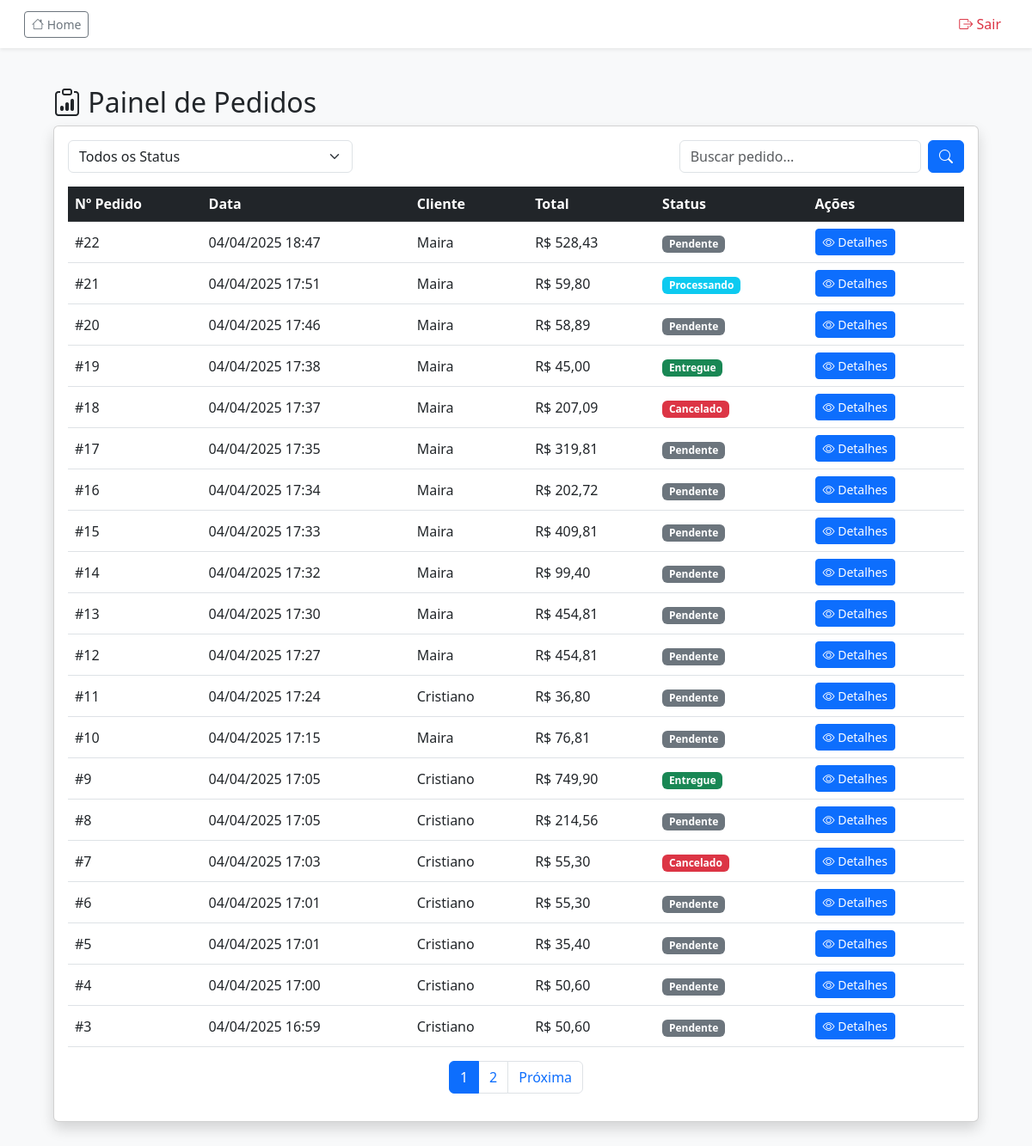
Page /admin/pedidos (signed in) on the committed database.
### app.py (models this page shows)
class Pedido(db.Model):
    __tablename__ = 'pedidos'
    id = db.Column(db.Integer, primary_key=True)
    cliente_nome = db.Column(db.String(100), nullable=False)
    cliente_email = db.Column(db.String(100), nullable=False)
    cliente_telefone = db.Column(db.String(20), nullable=False)
    cliente_endereco = db.Column(db.String(200), nullable=False)
    total = db.Column(db.Float, nullable=False)
    total_sem_desconto = db.Column(db.Float, nullable=False)
    desconto_aplicado = db.Column(db.Float, default=0.0)
    data_pedido = db.Column(db.DateTime, default=datetime.utcnow)
    usuario_id = db.Column(db.Integer, db.ForeignKey('users.id'), nullable=True)
    status = db.Column(db.String(20), default='pendente', nullable=False)
    observacoes = db.Column(db.Text, default='')  # Set default to empty string
    data_atualizacao = db.Column(db.DateTime, onupdate=datetime.utcnow)
    metodo_pagamento = db.Column(db.String(50), nullable=False)
    status_pagamento = db.Column(db.String(20), default='pendente')
    codigo_rastreio = db.Column(db.String(50))
    dados_pagamento = db.Column(db.Text)
    codigo_prime_utilizado = db.Column(db.String(50))
    valor_frete = db.Column(db.Float, default=0.0)  # Adicione este campo
    email_enviado = db.Column(db.Boolean, default=False)
    itens = db.relationship('ItemPedido', backref='pedido', lazy=True)
    comissoes = db.relationship('Comissao', back_populates='pedido', lazy=True)

### app.py (the view)
@app.route('/admin/pedidos')
@login_required
def admin_pedidos():
    if not current_user.is_admin:
        abort(403)
    status_atual = request.args.get('status', 'todos')
    search_query = request.args.get('search', '').strip()
    page = request.args.get('page', 1, type=int)
    query = Pedido.query.order_by(Pedido.data_pedido.desc())
    if status_atual != 'todos':
        query = query.filter_by(status=status_atual)
    if search_query:
        query = query.filter(
            (Pedido.cliente_nome.ilike(f'%{search_query}%')) |
            (Pedido.cliente_email.ilike(f'%{search_query}%')) |
            (Pedido.id == search_query if search_query.isdigit() else False)
        )
    pedidos = query.paginate(page=page, per_page=20)
    return render_template('admin_pedidos.html', pedidos=pedidos, status_atual=status_atual)

### app.py (called while the page is built)
@login_manager.user_loader
def load_user(user_id):
    return db.session.get(User, int(user_id))

@app.context_processor
def inject_cart_total():
    cart_total = sum(item['quantidade'] for item in session.get('carrinho', {}).values())
    return {'cart_total_items': cart_total}

@app.before_request
def proteger_sessao():
    session.modified = True
    if 'carrinho' not in session:
        session['carrinho'] = {}

@app.template_filter('brl')
def format_brl(value):
    try:
        return f'R$ {float(value):,.2f}'.replace(',', 'v').replace('.', ',').replace('v', '.')
    except (ValueError, TypeError):
        return 'R$ 0,00'

@app.context_processor
def inject_obter_estoque_produto():
    return {'obter_estoque_produto': obter_estoque_produto}

### templates/admin_pedidos.html (shortened to what this page needs)
{% extends "base.html" %}
{% block content %}
<div class="container mt-4">
    <h2><i class="bi bi-clipboard-data"></i> Painel de Pedidos</h2>
    <div class="card shadow mb-4">
        <div class="card-body">
            <div class="row mb-3">
                <div class="col-md-4">
                    <form class="d-flex">
                        <select name="status" class="form-select" onchange="this.form.submit()">
                            <option value="todos" {% if status_atual == 'todos' %}selected{% endif %}>Todos os Status</option>
                        </select>
                    </form>
                </div>
                <div class="col-md-4 ms-auto">
                    <form class="d-flex">
                        <input type="text" name="search" class="form-control" placeholder="Buscar pedido..."
                               value="{{ request.args.get('search', '') }}">
                        <button type="submit" class="btn btn-primary ms-2">
                            <i class="bi bi-search"></i>
                        </button>
                    </form>
                </div>
            </div>
            <div class="table-responsive">
                <table class="table table-hover">
                    <thead class="table-dark">
                        <tr>
                            <th>Nº Pedido</th>
                            <th>Data</th>
                            <th>Cliente</th>
                            <th>Total</th>
                            <th>Status</th>
                            <th>Ações</th>
                        </tr>
                    </thead>
                    <tbody>
                        {% for pedido in pedidos.items %}
                        <tr class="align-middle">
                            <td>#{{ pedido.id }}</td>
                            <td>{{ pedido.data_pedido.strftime('%d/%m/%Y %H:%M') }}</td>
                            <td>{{ pedido.cliente_nome }}</td>
                            <td>{{ pedido.total|brl }}</td>
                            <td>
                                <span class="badge bg-{{
                                    'secondary' if pedido.status == 'pendente'
                                    else 'info' if pedido.status == 'processando'
                                    else 'primary' if pedido.status == 'enviado'
                                    else 'success' if pedido.status == 'entregue'
                                    else 'danger'
                                }}">
                                    {{ pedido.status|title }}
                                </span>
                            </td>
                            <td>
                                <a href="{{ url_for('admin_pedido_detalhes', pedido_id=pedido.id) }}"
                                   class="btn btn-sm btn-primary">
                                    <i class="bi bi-eye"></i> Detalhes
                                </a>
                            </td>
                        </tr>
                        {% else %}
                        <tr>
                            <td colspan="6" class="text-center py-4">
                                Nenhum pedido encontrado
                            </td>
                        </tr>
                        {% endfor %}
                    </tbody>
                </table>
            </div>
            <nav aria-label="Paginação">
                <ul class="pagination justify-content-center">
                    {% for page_num in pedidos.iter_pages() %}
                        {% if page_num %}
                            <li class="page-item {% if page_num == pedidos.page %}active{% endif %}">
                                <a class="page-link" href="{{ url_for('admin_pedidos', page=page_num, status=status_atual) }}">{{ page_num }}</a>
                            </li>
                        {% else %}
                            <li class="page-item disabled">
                                <span class="page-link">...</span>
                            </li>
                        {% endif %}
                    {% endfor %}
                    {% if pedidos.has_next %}
                    <li class="page-item">
                        <a class="page-link" href="{{ url_for('admin_pedidos', page=pedidos.next_num, status=status_atual) }}">Próxima</a>
                    </li>
                    {% endif %}
                </ul>
            </nav>
        </div>
    </div>
</div>
{% endblock %}

### rows in the picture
Pedido: id "22", data_pedido "04/04/2025 18:47", cliente_nome "Maira", total|brl "R$ 528,43", status "Pendente"
Pedido: id "21", data_pedido "04/04/2025 17:51", cliente_nome "Maira", total|brl "R$ 59,80", status "Processando"
Pedido: id "20", data_pedido "04/04/2025 17:46", cliente_nome "Maira", total|brl "R$ 58,89", status "Pendente"
Pedido: id "19", data_pedido "04/04/2025 17:38", cliente_nome "Maira", total|brl "R$ 45,00", status "Entregue"
Pedido: id "18", data_pedido "04/04/2025 17:37", cliente_nome "Maira", total|brl "R$ 207,09", status "Cancelado"
Pedido: id "17", data_pedido "04/04/2025 17:35", cliente_nome "Maira", total|brl "R$ 319,81", status "Pendente"
Pedido: id "16", data_pedido "04/04/2025 17:34", cliente_nome "Maira", total|brl "R$ 202,72", status "Pendente"
Pedido: id "15", data_pedido "04/04/2025 17:33", cliente_nome "Maira", total|brl "R$ 409,81", status "Pendente"
Pedido: id "14", data_pedido "04/04/2025 17:32", cliente_nome "Maira", total|brl "R$ 99,40", status "Pendente"
Pedido: id "13", data_pedido "04/04/2025 17:30", cliente_nome "Maira", total|brl "R$ 454,81", status "Pendente"
Pedido: id "12", data_pedido "04/04/2025 17:27", cliente_nome "Maira", total|brl "R$ 454,81", status "Pendente"
Pedido: id "11", data_pedido "04/04/2025 17:24", cliente_nome "Cristiano", total|brl "R$ 36,80", status "Pendente"
Pedido: id "10", data_pedido "04/04/2025 17:15", cliente_nome "Maira", total|brl "R$ 76,81", status "Pendente"
Pedido: id "9", data_pedido "04/04/2025 17:05", cliente_nome "Cristiano", total|brl "R$ 749,90", status "Entregue"
Pedido: id "8", data_pedido "04/04/2025 17:05", cliente_nome "Cristiano", total|brl "R$ 214,56", status "Pendente"
Pedido: id "7", data_pedido "04/04/2025 17:03", cliente_nome "Cristiano", total|brl "R$ 55,30", status "Cancelado"
Pedido: id "6", data_pedido "04/04/2025 17:01", cliente_nome "Cristiano", total|brl "R$ 55,30", status "Pendente"
Pedido: id "5", data_pedido "04/04/2025 17:01", cliente_nome "Cristiano", total|brl "R$ 35,40", status "Pendente"
Pedido: id "4", data_pedido "04/04/2025 17:00", cliente_nome "Cristiano", total|brl "R$ 50,60", status "Pendente"
Pedido: id "3", data_pedido "04/04/2025 16:59", cliente_nome "Cristiano", total|brl "R$ 50,60", status "Pendente"

### other values in the picture
{{ page_num }} "1" "2"
